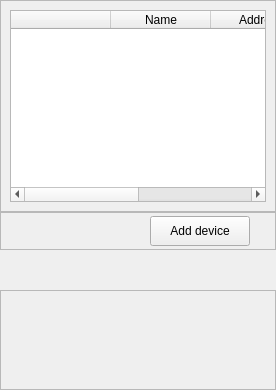
       <widget class="QFrame" name="right_frame">
        <layout class="QVBoxLayout" name="verticalLayout_7">
         <property name="spacing">
          <number>0</number>
         </property>
         <property name="leftMargin">
          <number>0</number>
         </property>
         <property name="topMargin">
          <number>0</number>
         </property>
         <property name="rightMargin">
          <number>0</number>
         </property>
         <property name="bottomMargin">
          <number>0</number>
         </property>
         <item>
          <widget class="QFrame" name="tableFrame">
           <property name="sizePolicy">
            <sizepolicy hsizetype="Preferred" vsizetype="Minimum">
             <horstretch>0</horstretch>
             <verstretch>0</verstretch>
            </sizepolicy>
           </property>
           <property name="maximumSize">
            <size>
             <width>16777215</width>
             <height>360</height>
            </size>
           </property>
           <property name="frameShape">
            <enum>QFrame::StyledPanel</enum>
           </property>
           <property name="frameShadow">
            <enum>QFrame::Raised</enum>
           </property>
           <layout class="QVBoxLayout" name="verticalLayout_8">
            <item>
             <widget class="AqAddDeviceTableWidget" name="tableWidget">
              <property name="sizePolicy">
               <sizepolicy hsizetype="Preferred" vsizetype="Minimum">
                <horstretch>0</horstretch>
                <verstretch>0</verstretch>
               </sizepolicy>
              </property>
              <property name="minimumSize">
               <size>
                <width>0</width>
                <height>20</height>
               </size>
              </property>
              <property name="maximumSize">
               <size>
                <width>16777215</width>
                <height>450</height>
               </size>
              </property>
              <property name="rowCount">
               <number>0</number>
              </property>
              <property name="columnCount">
               <number>4</number>
              </property>
              <attribute name="horizontalHeaderVisible">
               <bool>true</bool>
              </attribute>
              <attribute name="horizontalHeaderStretchLastSection">
               <bool>true</bool>
              </attribute>
              <attribute name="verticalHeaderVisible">
               <bool>false</bool>
              </attribute>
              <attribute name="verticalHeaderCascadingSectionResizes">
               <bool>false</bool>
              </attribute>
              <attribute name="verticalHeaderHighlightSections">
               <bool>true</bool>
              </attribute>
              <attribute name="verticalHeaderStretchLastSection">
               <bool>false</bool>
              </attribute>
              <column>
               <property name="text">
                <string/>
               </property>
              </column>
              <column>
               <property name="text">
                <string>Name</string>
               </property>
              </column>
              <column>
               <property name="text">
                <string>Address</string>
               </property>
              </column>
              <column>
               <property name="text">
                <string>Version</string>
               </property>
              </column>
             </widget>
            </item>
           </layout>
          </widget>
         </item>
         <item>
          <widget class="QFrame" name="addBtnFrame">
           <property name="sizePolicy">
            <sizepolicy hsizetype="Expanding" vsizetype="Preferred">
             <horstretch>0</horstretch>
             <verstretch>0</verstretch>
            </sizepolicy>
           </property>
           <property name="frameShape">
            <enum>QFrame::StyledPanel</enum>
           </property>
           <property name="frameShadow">
            <enum>QFrame::Raised</enum>
           </property>
           <layout class="QHBoxLayout" name="horizontalLayout_3">
            <property name="spacing">
             <number>0</number>
            </property>
            <property name="leftMargin">
             <number>0</number>
            </property>
            <property name="topMargin">
             <number>3</number>
            </property>
            <property name="rightMargin">
             <number>25</number>
            </property>
            <property name="bottomMargin">
             <number>3</number>
            </property>
            <item alignment="Qt::AlignRight">
             <widget class="QPushButton" name="addBtn">
              <property name="minimumSize">
               <size>
                <width>100</width>
                <height>30</height>
               </size>
              </property>
              <property name="maximumSize">
               <size>
                <width>120</width>
                <height>30</height>
               </size>
              </property>
              <property name="text">
               <string>Add device</string>
              </property>
              <property name="checkable">
               <bool>false</bool>
              </property>
              <property name="autoDefault">
               <bool>true</bool>
              </property>
              <property name="default">
               <bool>false</bool>
              </property>
              <property name="flat">
               <bool>false</bool>
              </property>
             </widget>
            </item>
           </layout>
          </widget>
         </item>
         <item>
          <spacer name="verticalSpacer">
           <property name="orientation">
            <enum>Qt::Vertical</enum>
           </property>
           <property name="sizeHint" stdset="0">
            <size>
             <width>20</width>
             <height>40</height>
            </size>
           </property>
          </spacer>
         </item>
         <item alignment="Qt::AlignBottom">
          <widget class="QFrame" name="gearsFrame">
           <property name="sizePolicy">
            <sizepolicy hsizetype="Preferred" vsizetype="Minimum">
             <horstretch>0</horstretch>
             <verstretch>0</verstretch>
            </sizepolicy>
           </property>
           <property name="maximumSize">
            <size>
             <width>16777215</width>
             <height>100</height>
            </size>
           </property>
           <property name="frameShape">
            <enum>QFrame::StyledPanel</enum>
           </property>
           <property name="frameShadow">
            <enum>QFrame::Raised</enum>
           </property>
           <layout class="QHBoxLayout" name="horizontalLayout_6">
            <property name="spacing">
             <number>0</number>
            </property>
            <property name="leftMargin">
             <number>235</number>
            </property>
            <property name="topMargin">
             <number>0</number>
            </property>
            <property name="rightMargin">
             <number>0</number>
            </property>
            <property name="bottomMargin">
             <number>0</number>
            </property>
            <item>
             <widget class="AqRotatingGearsWidget" name="RotatingGearsWidget" native="true">
              <property name="minimumSize">
               <size>
                <width>0</width>
                <height>150</height>
               </size>
              </property>
              <property name="maximumSize">
               <size>
                <width>16777215</width>
                <height>150</height>
               </size>
              </property>
              <layout class="QHBoxLayout" name="horizontalLayout_5">
               <property name="spacing">
                <number>0</number>
               </property>
               <property name="leftMargin">
                <number>0</number>
               </property>
               <property name="topMargin">
                <number>0</number>
               </property>
               <property name="rightMargin">
                <number>0</number>
               </property>
               <property name="bottomMargin">
                <number>0</number>
               </property>
              </layout>
             </widget>
            </item>
           </layout>
          </widget>
         </item>
        </layout>
       </widget>
